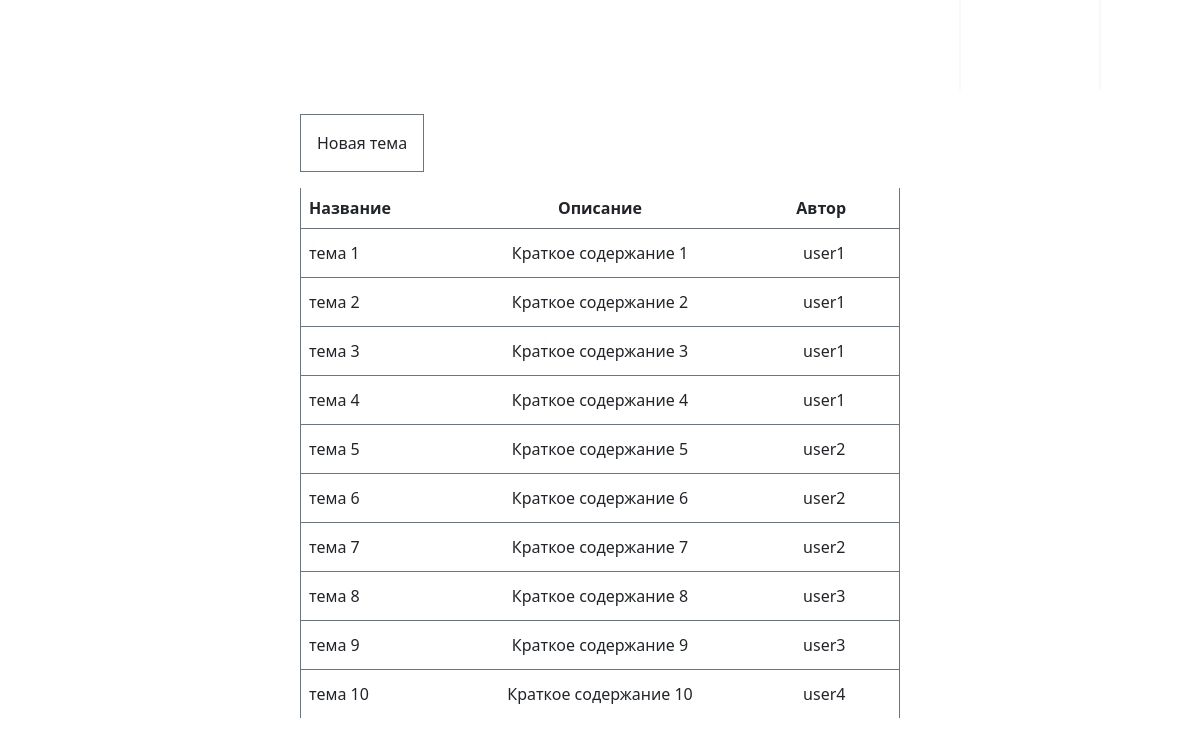
The page / (signed in) on the database its author committed.
### tables this page shows
create table articles
(
    id int auto_increment primary key,
    title varchar(50) unique,
    author_id int,
    summary varchar(255) not null,
    content text not null,
    time datetime DEFAULT CURRENT_TIMESTAMP,
    CONSTRAINT check_article_author_id foreign key (author_id) references users (id) ON DELETE cascade
);

create table users
(
    id              int AUTO_INCREMENT PRIMARY KEY,
    login           varchar(100) UNIQUE,
    password        varchar(255) not null
);

### application/Core/View.php (called while the page is built, shortened)
<?php
class View
{
    public function generate($template_view, $content_view, $content_css, $content_js, $pageName, $data = null)
    {
        require_once dirname(__DIR__, 1).DIRECTORY_SEPARATOR.'views'.DIRECTORY_SEPARATOR.$template_view;
    }
}

### application/Controllers/ArticleController.php (called while the page is built, shortened)
<?php
class ArticleController extends Controller
{
    public function __construct(DBCtl $dbCtl = null)
    {
        $this->articles = $dbCtl->getArticles();
    }
    public function index(): void
    {
        $data['login'] = UserController::getLoginFromClient();
        $data['articles'] = $this->articles->all();
        $this->view->generate('template_view.php', 'articles_view.php', 'articles.css', null, 'Форум - статьи', $data);
    }
}

### application/bootstrap.php (called while the page is built, shortened)
<?php
Route::start();

### index.php (called while the page is built, shortened)
<?php
require_once 'application/bootstrap.php';

### application/Core/DB/DBQueryClass.php (called while the page is built, shortened)
<?php
class DBQueryClass
{
    private $dbConnection;
    private string $host;
    private string $nameDB;
    private string $userDB;
    private string $passwordDB;
    public function __construct($host, $nameDB, $userDB, $passwordDB)
    {
        $this->host = $host;
        $this->nameDB = $nameDB;
        $this->userDB = $userDB;
        $this->passwordDB = $passwordDB;
    }
    private function connect()
    {
        try {
            $this->dbConnection = new PDO(
                "mysql:dbname=$this->nameDB; host=$this->host",
                $this->userDB,
                $this->passwordDB
            );
        } catch (PDOException $e) {
            die($e->getMessage());
        }
    }
    private function disconnect()
    {
        $this->dbConnection = null;
    }
    public function query(string $sql, bool $isOneValue = true)
    {
        $query = $this->dbConnection->query($sql);
        return $isOneValue ? $query->fetch(PDO::FETCH_ASSOC) : $query->fetchAll();
    }
}

### application/Models/Article.php (called while the page is built, shortened)
<?php
class Article extends Model
{
    public function all()
    {
        $sql = 'select articles.id as id, login, title, summary, content from articles join users on articles.author_id = users.id';
        return $this->db->query($sql, false);
    }
}

### application/Core/DB/DBCtl.php (called while the page is built, shortened)
<?php
class DBCtl
{
    private DBQueryClass $dbQueryCtl;
    public function __construct($dbAddr, $dbName, $dbUser, $dbPassword)
    {
        $this->dbQueryCtl = new DBQueryClass($dbAddr, $dbName, $dbUser, $dbPassword);
    }
    public function getArticles(): Article
    {
        return new Article($this->dbQueryCtl);
    }
}

### application/Core/Model.php (called while the page is built, shortened)
<?php
class Model
{
    public function __construct(DBQueryClass $db)
    {
        $this->db = $db;
    }
}

### application/views/articles_view.php (the view)
<section class='w-50 mx-auto'>
    <a href="/article/create">
        <p class='d-inline-block border border-secondary text-decoration-none text-dark p-3'>Новая тема</p>
    </a>
    <section>
         <article class='d-flex border-start border-end border-secondary p-1'>
            <p class='w-25 m-0 fw-bolder p-1'>Название</p>
            <p class='w-50 text-center m-0 fw-bolder p-1'>Описание</p>
            <p class='w-25 text-center m-0 fw-bolder p-1'>Автор</p>
        </article>
        <?php foreach ($data['articles'] as $article) { ?>
            <a href="<?php echo '/article/show/'.$article['id']; ?>" class='text-decoration-none text-dark'>
            <article class='table-articles__tr cursor-pointer d-flex py-1 border-top border-start border-end border-secondary'>
                <p class='w-25 m-0 p-2'><?php echo $article['title']; ?></p>
                <p class='w-50 text-center m-0 p-2'><?php echo $article['summary']; ?></p>
                <p class='w-25 text-center m-0 p-2'><?php echo $article['login']; ?></p>
            </article>
            </a>
        <?php }?>
    </section>
</section>

### rows shown on the page
articles: title "тема 1", summary "Краткое содержание 1", author.login "user1"
articles: title "тема 2", summary "Краткое содержание 2", author.login "user1"
articles: title "тема 3", summary "Краткое содержание 3", author.login "user1"
articles: title "тема 4", summary "Краткое содержание 4", author.login "user1"
articles: title "тема 5", summary "Краткое содержание 5", author.login "user2"
articles: title "тема 6", summary "Краткое содержание 6", author.login "user2"
articles: title "тема 7", summary "Краткое содержание 7", author.login "user2"
articles: title "тема 8", summary "Краткое содержание 8", author.login "user3"
articles: title "тема 9", summary "Краткое содержание 9", author.login "user3"
articles: title "тема 10", summary "Краткое содержание 10", author.login "user4"
